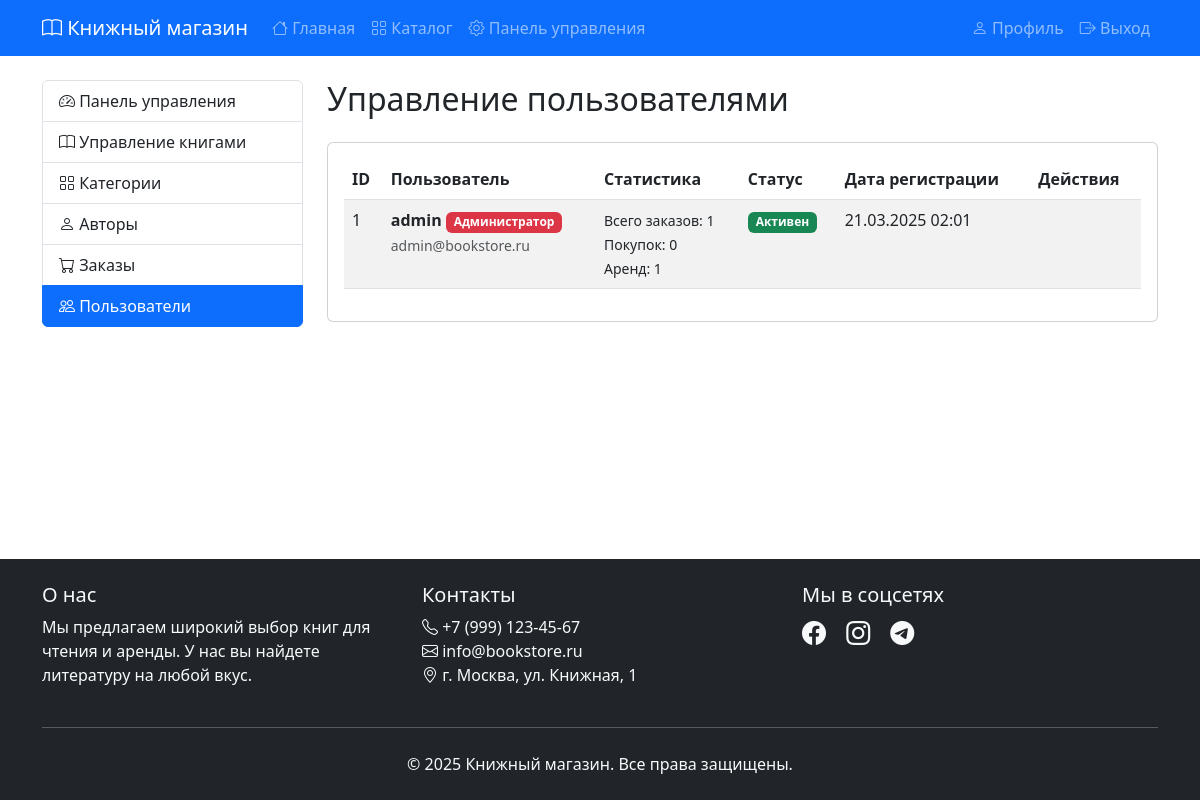
The page /admin/users.php (signed in) on the database its author committed.
### tables this page shows
CREATE TABLE `users` (
  `id` int NOT NULL AUTO_INCREMENT,
  `username` varchar(50) NOT NULL,
  `password` varchar(255) NOT NULL,
  `email` varchar(100) NOT NULL,
  `full_name` varchar(100) DEFAULT NULL,
  `is_admin` tinyint(1) DEFAULT '0',
  `is_active` tinyint(1) DEFAULT '1',
  `created_at` timestamp NULL DEFAULT CURRENT_TIMESTAMP,
  PRIMARY KEY (`id`),
  UNIQUE KEY `username` (`username`),
  UNIQUE KEY `email` (`email`)
);

### admin/users.php (the view, shortened to what this page needs)
<?php
require_once '../includes/header.php';
$users = $pdo->query("
    SELECT u.*,
           COUNT(DISTINCT o.id) as total_orders,
           SUM(CASE WHEN o.type = 'purchase' THEN 1 ELSE 0 END) as purchases,
           SUM(CASE WHEN o.type = 'rent' THEN 1 ELSE 0 END) as rentals
    FROM users u
    LEFT JOIN orders o ON u.id = o.user_id
    GROUP BY u.id
    ORDER BY u.created_at DESC
")->fetchAll();
?>
<div class="row">
    <div class="col-md-3 mb-4">
        <div class="list-group">
            <a href="/admin/" class="list-group-item list-group-item-action">
                <i class="bi bi-speedometer2"></i> Панель управления
            </a>
            <a href="/admin/books.php" class="list-group-item list-group-item-action">
                <i class="bi bi-book"></i> Управление книгами
            </a>
            <a href="/admin/categories.php" class="list-group-item list-group-item-action">
                <i class="bi bi-grid"></i> Категории
            </a>
            <a href="/admin/authors.php" class="list-group-item list-group-item-action">
                <i class="bi bi-person"></i> Авторы
            </a>
            <a href="/admin/orders.php" class="list-group-item list-group-item-action">
                <i class="bi bi-cart"></i> Заказы
            </a>
            <a href="/admin/users.php" class="list-group-item list-group-item-action active">
                <i class="bi bi-people"></i> Пользователи
            </a>
        </div>
    </div>
    <div class="col-md-9">
        <h2 class="mb-4">Управление пользователями</h2>
        <div class="card">
            <div class="card-body">
                <div class="table-responsive">
                    <table class="table table-striped">
                        <thead>
                            <tr>
                                <th>ID</th>
                                <th>Пользователь</th>
                                <th>Статистика</th>
                                <th>Статус</th>
                                <th>Дата регистрации</th>
                                <th>Действия</th>
                            </tr>
                        </thead>
                        <tbody>
                            <?php foreach ($users as $user): ?>
                            <tr>
                                <td><?php echo $user['id']; ?></td>
                                <td>
                                    <div>
                                        <strong><?php echo htmlspecialchars($user['username']); ?></strong>
                                        <?php if ($user['is_admin']): ?>
                                            <span class="badge bg-danger">Администратор</span>
                                        <?php endif; ?>
                                    </div>
                                    <small class="text-muted"><?php echo htmlspecialchars($user['email']); ?></small>
                                </td>
                                <td>
                                    <small>
                                        Всего заказов: <?php echo $user['total_orders']; ?><br>
                                        Покупок: <?php echo $user['purchases']; ?><br>
                                        Аренд: <?php echo $user['rentals']; ?>
                                    </small>
                                </td>
                                <td>
                                    <?php if ($user['is_active']): ?>
                                        <span class="badge bg-success">Активен</span>
                                    <?php else: ?>
                                        <span class="badge bg-danger">Заблокирован</span>
                                    <?php endif; ?>
                                </td>
                                <td><?php echo date('d.m.Y H:i', strtotime($user['created_at'])); ?></td>
                                <td>
                                </td>
                            </tr>
                            <?php endforeach; ?>
                        </tbody>
                    </table>
                </div>
            </div>
        </div>
    </div>
</div>
<?php require_once '../includes/footer.php'; ?>

### assets/css/style.css (style rules this page uses)
:root { --primary-color: #0d6efd; --secondary-color: #6c757d; }
body { min-height: 100vh; display: flex; flex-direction: column; }

### rows shown on the page
users: id "1", username "admin", is_admin "Администратор", email "admin@bookstore.ru", total_orders "1", purchases "0", rentals "1", is_active "Активен", created_at "21.03.2025 02:01"
